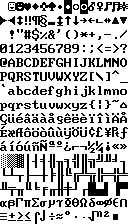
#> input picture gfx/black.png, 128 x 224 px, found by its file name
$ python zzt2png.py   (Python 2 division)
#> lines starting #> are read from the running program, lines starting #| are printed output that depends on the picture
# -*- coding: utf-8 -*-
import binascii
import os
import random
import sys

from collections import OrderedDict
from PIL import Image

INVISIBLE_MODE = 1  # 0: render as an empty tile | 1: render in editor style | 2: render as touched

BASE_DIR = "C:\\Users\\Kevin\\Documents\\programming\\zzt2png\\"
MAX_SIGNED_INT = 0x7FFF

UNUSED_ELEMENT = "UNUSED"
WHITE_TEXT_OFFSET = 0x06
TEXT_END_OFFSET = 0x10

BG_COLORS = ("000000", "0000A8", "00A800", "00A8A8", "A80000", "A800A8", "A85400", "A8A8A8",
             "545454", "5454FC", "54FC54", "54FCFC", "FC5454", "FC54FC", "FCFC54", "FCFCFC")
ZZT_DATA = {
    "width": 60,
    "height": 25,
    "total_flags": 10,
    "board_start_location": 512,
    "board_name_size": 50,
    "board_property_padding": 16,
    "stranded_padding": 0,
    "postponed_padding": 1,
    "stat_padding": 8,
    "absent_elements": frozenset(["UNUSED", "LAVA", "FLOOR", "WATERN", "WATERS", "WATERW", "WATERE",
                                  "ROTON", "DRAGONPUP", "PAIRER", "SPIDER", "WEB", "STONE"]),
    "blank_elements": frozenset(["MESSENGER"]),
    "stranded_elements": list([]),
    "postponed_elements": list([])
}
SUPERZ_DATA = {
    "width": 96,
    "height": 80,
    "total_flags": 12,
    "board_start_location": 512,
    "board_name_size": 50,
    "board_property_padding": 14,
    "stranded_padding": 7,
    "postponed_padding": 4,
    "stat_padding": 0,
    "absent_elements": frozenset(["UNUSED"]),
    "blank_elements": frozenset(["TORCH", "WATER", "SHARK"]),
    "stranded_elements": list(["ROTON", "DRAGONPUP", "PAIRER", "SPIDER", "WEB", "STONE"]),
    "postponed_elements": list(["BULLET", "HORIZRAY", "VERTRAY", "STAR"])
}
ELEMENT_DEFINITIONS = OrderedDict([
    ("EMPTY", 32), ("EDGE", 32), ("MESSENGER", 2), ("MONITOR", 32), ("PLAYER", 2), ("AMMO", 132), ("TORCH", 157),
    ("GEM", 4), ("KEY", 12), ("DOOR", 10), ("SCROLL", 232), ("PASSAGE", 240), ("DUPLICATOR", 250), ("BOMB", 11),
    ("ENERGIZER", 127), ("STAR", 47), ("CLOCKWISE", 47), ("COUNTER", 47), ("BULLET", 248), ("WATER", 176),
    ("LAVA", 111), ("FOREST", 176), ("SOLID", 219), ("NORMAL", 178), ("BREAKABLE", 177), ("BOULDER", 254),
    ("SLIDERNS", 18), ("SLIDEREW", 29), ("FAKE", 178), ("INVISIBLE", 32), ("BLINKWALL", 206), ("TRANSPORTER", 94),
    ("LINE", 206), ("RICOCHET", 42), ("HORIZRAY", 205), ("BEAR", 153), ("RUFFIAN", 5), ("OBJECT", 2), ("SLIME", 42),
    ("SHARK", 94), ("SPINNINGGUN", 24), ("PUSHER", 31), ("LION", 234), ("TIGER", 227), ("VERTRAY", 186), ("HEAD", 233),
    ("SEGMENT", 79), (UNUSED_ELEMENT, 32), ("FLOOR", 176), ("WATERN", 30), ("WATERS", 31), ("WATERW", 11), ("WATERE", 10),
    ("ROTON", 148), ("DRAGONPUP", 237), ("PAIRER", 229), ("SPIDER", 15), ("WEB", 197), ("STONE", 90)
])
FG_GRAPHICS = (Image.open(BASE_DIR + "gfx/black.png"), Image.open(BASE_DIR + "gfx/darkblue.png"),
               Image.open(BASE_DIR + "gfx/darkgreen.png"), Image.open(BASE_DIR + "gfx/darkcyan.png"),
               Image.open(BASE_DIR + "gfx/darkred.png"), Image.open(BASE_DIR + "gfx/darkpurple.png"),
               Image.open(BASE_DIR + "gfx/darkyellow.png"), Image.open(BASE_DIR + "gfx/gray.png"),
               Image.open(BASE_DIR + "gfx/darkgray.png"), Image.open(BASE_DIR + "gfx/blue.png"),
               Image.open(BASE_DIR + "gfx/green.png"), Image.open(BASE_DIR + "gfx/cyan.png"),
               Image.open(BASE_DIR + "gfx/red.png"), Image.open(BASE_DIR + "gfx/purple.png"),
               Image.open(BASE_DIR + "gfx/yellow.png"), Image.open(BASE_DIR + "gfx/white.png"))
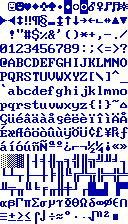
#> input picture gfx/darkblue.png, 128 x 224 px, found by its file name
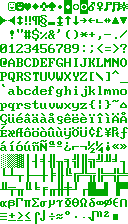
#> input picture gfx/darkgreen.png, 128 x 224 px, found by its file name
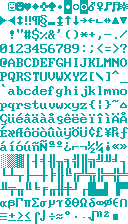
#> input picture gfx/darkcyan.png, 128 x 224 px, found by its file name
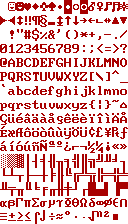
#> input picture gfx/darkred.png, 128 x 224 px, found by its file name
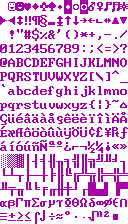
#> input picture gfx/darkpurple.png, 128 x 224 px, found by its file name
#> (the run stopped early here; a loop or call above may not have finished)
